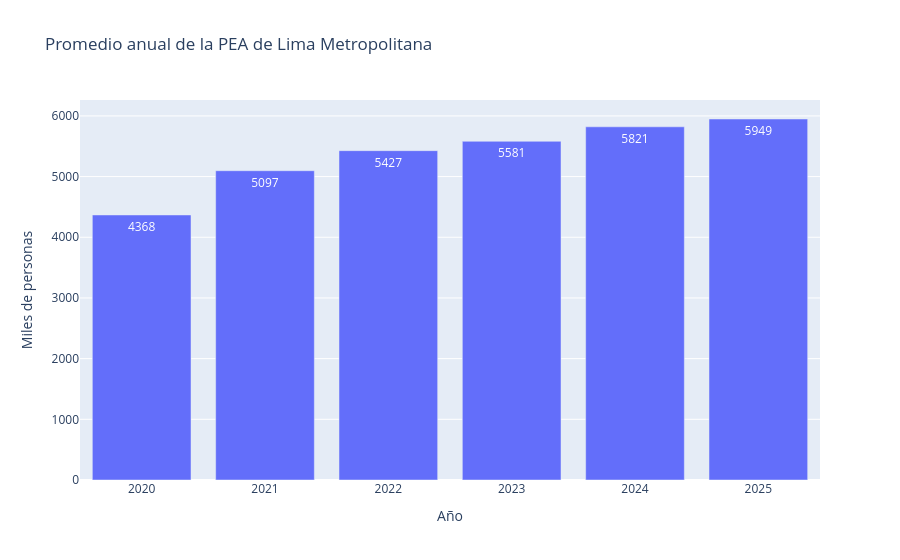

The code cell stored with this chart in its notebook:
### Code cell
fig = px.bar(
    resumen_anual.reset_index(), x="periodo", y="Promedio",
    title="Promedio anual de la PEA de Lima Metropolitana",
    labels={"periodo": "Año", "Promedio": "Miles de personas"},
    text_auto=".0f")

fig.show()

### Figure 1 — Plotly figure (JSON) as saved in the notebook; plotly's stock layout.template omitted (floating-point values rounded to 4 significant figures)
{"data": [{"hovertemplate": "Año=%{x}<br>Miles de personas=%{y}<extra></extra>", "legendgroup": "", "marker": {"color": "#636efa", "pattern": {"shape": ""}}, "name": "", "orientation": "v", "showlegend": false, "textposition": "auto", "texttemplate": "%{y:.0f}", "type": "bar", "x": [2020, 2021, 2022, 2023, 2024, 2025], "xaxis": "x", "y": [4368.0, 5097.0, 5427.0, 5581.0, 5821.0, 5949.0], "yaxis": "y"}], "layout": {"barmode": "relative", "legend": {"tracegroupgap": 0}, "title": {"text": "Promedio anual de la PEA de Lima Metropolitana"}, "xaxis": {"anchor": "y", "domain": [0, 1], "title": {"text": "Año"}}, "yaxis": {"anchor": "x", "domain": [0, 1], "title": {"text": "Miles de personas"}}}}
